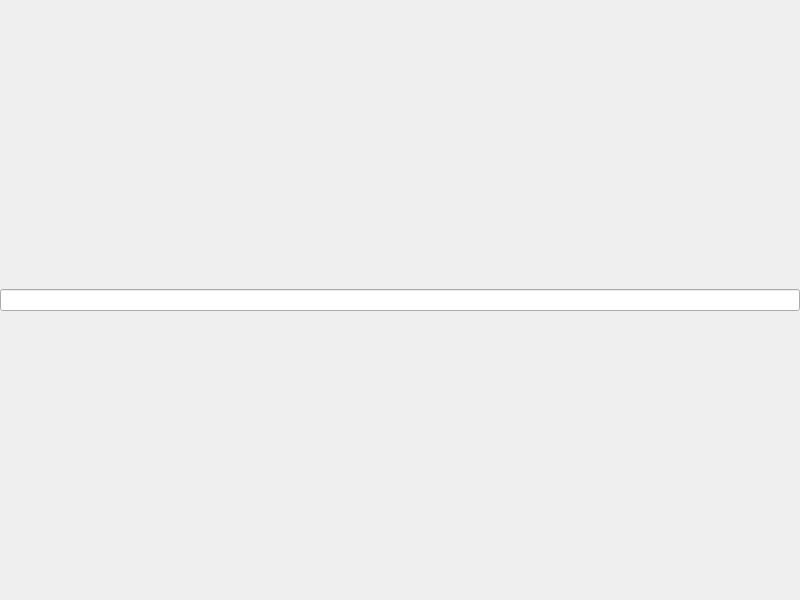
<?xml version="1.0" encoding="UTF-8"?>
<ui version="4.0">
 <class>pMWindowLayout</class>
 <widget class="QMainWindow" name="pMWindowLayout">
  <property name="geometry">
   <rect>
    <x>0</x>
    <y>0</y>
    <width>800</width>
    <height>600</height>
   </rect>
  </property>
  <property name="windowTitle">
   <string>MainWindow</string>
  </property>
  <widget class="QWidget" name="centralwidget">
   <layout class="QVBoxLayout" name="mainLayout">
    <property name="spacing">
     <number>0</number>
    </property>
    <property name="leftMargin">
     <number>0</number>
    </property>
    <property name="topMargin">
     <number>0</number>
    </property>
    <property name="rightMargin">
     <number>0</number>
    </property>
    <property name="bottomMargin">
     <number>0</number>
    </property>
    <item>
     <layout class="QGridLayout" name="gridLayout">
      <property name="sizeConstraint">
       <enum>QLayout::SetMaximumSize</enum>
      </property>
     </layout>
    </item>
    <item>
     <widget class="QLineEdit" name="minibuferEdit"/>
    </item>
   </layout>
  </widget>
  <widget class="QMenuBar" name="menubar">
   <property name="geometry">
    <rect>
     <x>0</x>
     <y>0</y>
     <width>800</width>
     <height>29</height>
    </rect>
   </property>
  </widget>
 </widget>
 <resources/>
 <connections/>
</ui>
